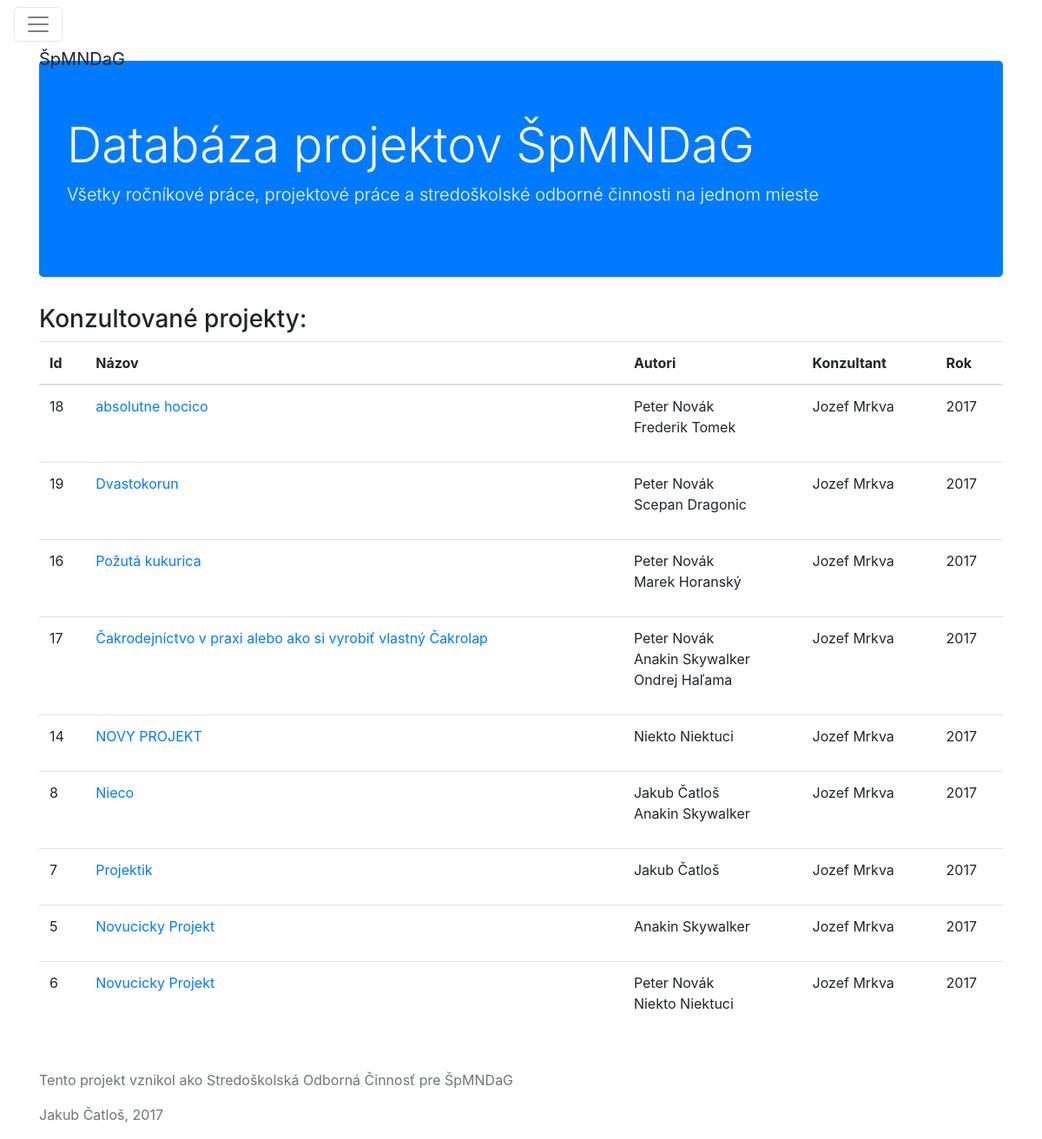
The page /main/ (signed in) on the database its author committed.
### database/models.py (models this page shows, shortened)
class Project(models.Model):
  title = models.CharField(max_length=100, default='Nepomenovaný projekt')
  description = models.CharField(max_length=1000, blank=True, null=True)
  document = models.OneToOneField(Document, related_name = "document", null=True, blank=True)
  consultant = models.ForeignKey(User, related_name = "consultant", blank=True, null=True)
  authors = models.ManyToManyField(User, related_name = "projects")
  oponent = models.ForeignKey(User, related_name = "oponent", null=True)
  registration_date = models.DateField(default=timezone.now)

### database/views.py (the view)
# urls.py: url(r'^main/$', my_projects, name = 'main'),
@login_required(login_url='login')
def my_projects(request):
  user = request.user
  auth_projects = user.projects.all().order_by("-registration_date")
  cons_projects = Project.objects.filter(consultant = user).order_by("-registration_date")
  return render(request, 'database/my_dtb.html', {'konzultovane': cons_projects, 'napisane': auth_projects})

### templates/database/my_dtb.html (shortened to what this page needs)
{% extends "base.html" %}
{% block content %}
    {% if konzultovane == None and napisane == None %}
          <p class="lead">Ľutujeme, ale hľadaný projekt neexistuje</p>
    {% else %}
      {% if konzultovane %}
        <h3>Konzultované projekty:</h3>
        <table class="table table-hover">
          <thead>
            <tr>
              <th>Id</th>
              <th>Názov</th>
              <th>Autori</th>
              <th>Konzultant</th>
              <th>Rok</th>
            </tr>
          </thead>
          <tbody>
            {% for records in konzultovane %}
              <tr>
              <td>{{ records.id }}</td>
                <td> <a href='/database/projekty/{{ records.id }}'>{{ records.title }}</a></td>
                <td>
                  <ul class="list-unstyled">
                    {% for author in records.authors.all %}
                      <li>{{ author.get_full_name }}</li>
                    {% endfor %}
                  </ul>
                </td>
                <td>{{ records.consultant.get_full_name }}</td>
                <td>{{ records.registration_date.year }}</td>
              </tr>
            {% endfor %}
          </tbody>
        </table>
      {% endif %}
    {% endif %}
{% endblock %}

### rows shown on the page
Project: id "18", title "absolutne hocico", consultant.get_full_name "Jozef Mrkva", registration_date.year "2017"
Project: id "19", title "Dvastokorun", consultant.get_full_name "Jozef Mrkva", registration_date.year "2017"
Project: id "16", title "Požutá kukurica", consultant.get_full_name "Jozef Mrkva", registration_date.year "2017"
Project: id "17", title "Čakrodejníctvo v praxi alebo ako si vyrobiť vlastný Čakrolap", consultant.get_full_name "Jozef Mrkva", registration_date.year "2017"
Project: id "14", title "NOVY PROJEKT", consultant.get_full_name "Jozef Mrkva", registration_date.year "2017"
Project: id "8", title "Nieco", consultant.get_full_name "Jozef Mrkva", registration_date.year "2017"
Project: id "7", title "Projektik", consultant.get_full_name "Jozef Mrkva", registration_date.year "2017"
Project: id "5", title "Novucicky Projekt", consultant.get_full_name "Jozef Mrkva", registration_date.year "2017"
Project: id "6", title "Novucicky Projekt", consultant.get_full_name "Jozef Mrkva", registration_date.year "2017"

### other values the page prints
{{ author.get_full_name }} "Peter Novák"
{{ author.get_full_name }} "Frederik Tomek"
{{ author.get_full_name }} "Scepan Dragonic"
{{ author.get_full_name }} "Marek Horanský"
{{ author.get_full_name }} "Anakin Skywalker"
{{ author.get_full_name }} "Ondrej Haľama"
{{ author.get_full_name }} "Niekto Niektuci"
{{ author.get_full_name }} "Jakub Čatloš"
